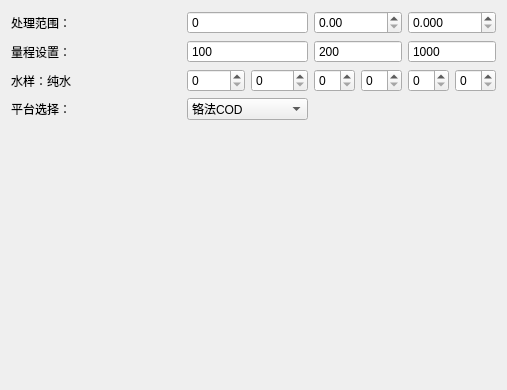
     <widget class="QWidget" name="tabWidgetPage3">
      <attribute name="title">
       <string>开发人员</string>
      </attribute>
      <layout class="QGridLayout" name="gridLayout_5">
       <item row="0" column="3" colspan="2">
        <widget class="QDoubleSpinBox" name="Maxvalue">
         <property name="decimals">
          <number>2</number>
         </property>
         <property name="maximum">
          <double>999.990000000000009</double>
         </property>
        </widget>
       </item>
       <item row="1" column="5" colspan="2">
        <widget class="QSpinBox" name="pushButton3">
         <property name="alignment">
          <set>Qt::AlignLeading|Qt::AlignLeft|Qt::AlignVCenter</set>
         </property>
         <property name="buttonSymbols">
          <enum>QAbstractSpinBox::NoButtons</enum>
         </property>
         <property name="maximum">
          <number>10000</number>
         </property>
         <property name="value">
          <number>1000</number>
         </property>
        </widget>
       </item>
       <item row="0" column="0">
        <widget class="QLabel" name="label_9">
         <property name="sizePolicy">
          <sizepolicy hsizetype="Preferred" vsizetype="Preferred">
           <horstretch>0</horstretch>
           <verstretch>0</verstretch>
          </sizepolicy>
         </property>
         <property name="minimumSize">
          <size>
           <width>170</width>
           <height>0</height>
          </size>
         </property>
         <property name="frameShape">
          <enum>QFrame::NoFrame</enum>
         </property>
         <property name="text">
          <string>处理范围： </string>
         </property>
        </widget>
       </item>
       <item row="5" column="0">
        <widget class="QLabel" name="label_15">
         <property name="sizePolicy">
          <sizepolicy hsizetype="Preferred" vsizetype="Preferred">
           <horstretch>0</horstretch>
           <verstretch>0</verstretch>
          </sizepolicy>
         </property>
         <property name="minimumSize">
          <size>
           <width>170</width>
           <height>0</height>
          </size>
         </property>
         <property name="frameShape">
          <enum>QFrame::NoFrame</enum>
         </property>
         <property name="text">
          <string/>
         </property>
        </widget>
       </item>
       <item row="0" column="5" colspan="2">
        <widget class="QDoubleSpinBox" name="Diffvalue">
         <property name="decimals">
          <number>3</number>
         </property>
        </widget>
       </item>
       <item row="1" column="0">
        <widget class="QLabel" name="label_11">
         <property name="sizePolicy">
          <sizepolicy hsizetype="Preferred" vsizetype="Preferred">
           <horstretch>0</horstretch>
           <verstretch>0</verstretch>
          </sizepolicy>
         </property>
         <property name="minimumSize">
          <size>
           <width>170</width>
           <height>0</height>
          </size>
         </property>
         <property name="frameShape">
          <enum>QFrame::NoFrame</enum>
         </property>
         <property name="text">
          <string>量程设置： </string>
         </property>
        </widget>
       </item>
       <item row="1" column="3" colspan="2">
        <widget class="QSpinBox" name="pushButton2">
         <property name="alignment">
          <set>Qt::AlignLeading|Qt::AlignLeft|Qt::AlignVCenter</set>
         </property>
         <property name="buttonSymbols">
          <enum>QAbstractSpinBox::NoButtons</enum>
         </property>
         <property name="maximum">
          <number>10000</number>
         </property>
         <property name="value">
          <number>200</number>
         </property>
        </widget>
       </item>
       <item row="9" column="3">
        <spacer name="verticalSpacer_2">
         <property name="orientation">
          <enum>Qt::Vertical</enum>
         </property>
         <property name="sizeHint" stdset="0">
          <size>
           <width>20</width>
           <height>239</height>
          </size>
         </property>
        </spacer>
       </item>
       <item row="2" column="0">
        <widget class="QLabel" name="label_27">
         <property name="sizePolicy">
          <sizepolicy hsizetype="Preferred" vsizetype="Preferred">
           <horstretch>0</horstretch>
           <verstretch>0</verstretch>
          </sizepolicy>
         </property>
         <property name="minimumSize">
          <size>
           <width>170</width>
           <height>0</height>
          </size>
         </property>
         <property name="frameShape">
          <enum>QFrame::NoFrame</enum>
         </property>
         <property name="text">
          <string>水样：纯水 </string>
         </property>
        </widget>
       </item>
       <item row="2" column="1">
        <widget class="QSpinBox" name="Input1">
         <property name="minimumSize">
          <size>
           <width>20</width>
           <height>20</height>
          </size>
         </property>
        </widget>
       </item>
       <item row="2" column="3">
        <widget class="QSpinBox" name="Input3"/>
       </item>
       <item row="2" column="4">
        <widget class="QSpinBox" name="Input4"/>
       </item>
       <item row="2" column="5">
        <widget class="QSpinBox" name="Input5"/>
       </item>
       <item row="2" column="6">
        <widget class="QSpinBox" name="Input6"/>
       </item>
       <item row="4" column="0">
        <widget class="QLabel" name="label_2">
         <property name="text">
          <string>平台选择：</string>
         </property>
        </widget>
       </item>
       <item row="2" column="2">
        <widget class="QSpinBox" name="Input2"/>
       </item>
       <item row="0" column="1" colspan="2">
        <widget class="QSpinBox" name="SmoothOffset">
         <property name="minimumSize">
          <size>
           <width>20</width>
           <height>0</height>
          </size>
         </property>
         <property name="alignment">
          <set>Qt::AlignLeading|Qt::AlignLeft|Qt::AlignVCenter</set>
         </property>
         <property name="buttonSymbols">
          <enum>QAbstractSpinBox::NoButtons</enum>
         </property>
         <property name="maximum">
          <number>100</number>
         </property>
        </widget>
       </item>
       <item row="4" column="1" colspan="2">
        <widget class="QComboBox" name="PlatformSelect">
         <item>
          <property name="text">
           <string>铬法COD</string>
          </property>
         </item>
         <item>
          <property name="text">
           <string>铬法COD（高氯）</string>
          </property>
         </item>
         <item>
          <property name="text">
           <string>氨氮</string>
          </property>
         </item>
         <item>
          <property name="text">
           <string>总磷</string>
          </property>
         </item>
         <item>
          <property name="text">
           <string>总氮</string>
          </property>
         </item>
         <item>
          <property name="text">
           <string>高锰酸盐指数</string>
          </property>
         </item>
         <item>
          <property name="text">
           <string>总铜</string>
          </property>
         </item>
         <item>
          <property name="text">
           <string>总镍</string>
          </property>
         </item>
         <item>
          <property name="text">
           <string>总铬</string>
          </property>
         </item>
         <item>
          <property name="text">
           <string>六价铬</string>
          </property>
         </item>
         <item>
          <property name="text">
           <string>总镉</string>
          </property>
         </item>
         <item>
          <property name="text">
           <string>总砷</string>
          </property>
         </item>
         <item>
          <property name="text">
           <string>总锌</string>
          </property>
         </item>
         <item>
          <property name="text">
           <string>总铁</string>
          </property>
         </item>
         <item>
          <property name="text">
           <string>总锰</string>
          </property>
         </item>
         <item>
          <property name="text">
           <string>总铝</string>
          </property>
         </item>
         <item>
          <property name="text">
           <string>氰化物</string>
          </property>
         </item>
        </widget>
       </item>
       <item row="1" column="1" colspan="2">
        <widget class="QSpinBox" name="pushButton1">
         <property name="alignment">
          <set>Qt::AlignLeading|Qt::AlignLeft|Qt::AlignVCenter</set>
         </property>
         <property name="buttonSymbols">
          <enum>QAbstractSpinBox::NoButtons</enum>
         </property>
         <property name="maximum">
          <number>10000</number>
         </property>
         <property name="value">
          <number>100</number>
         </property>
        </widget>
       </item>
      </layout>
     </widget>
